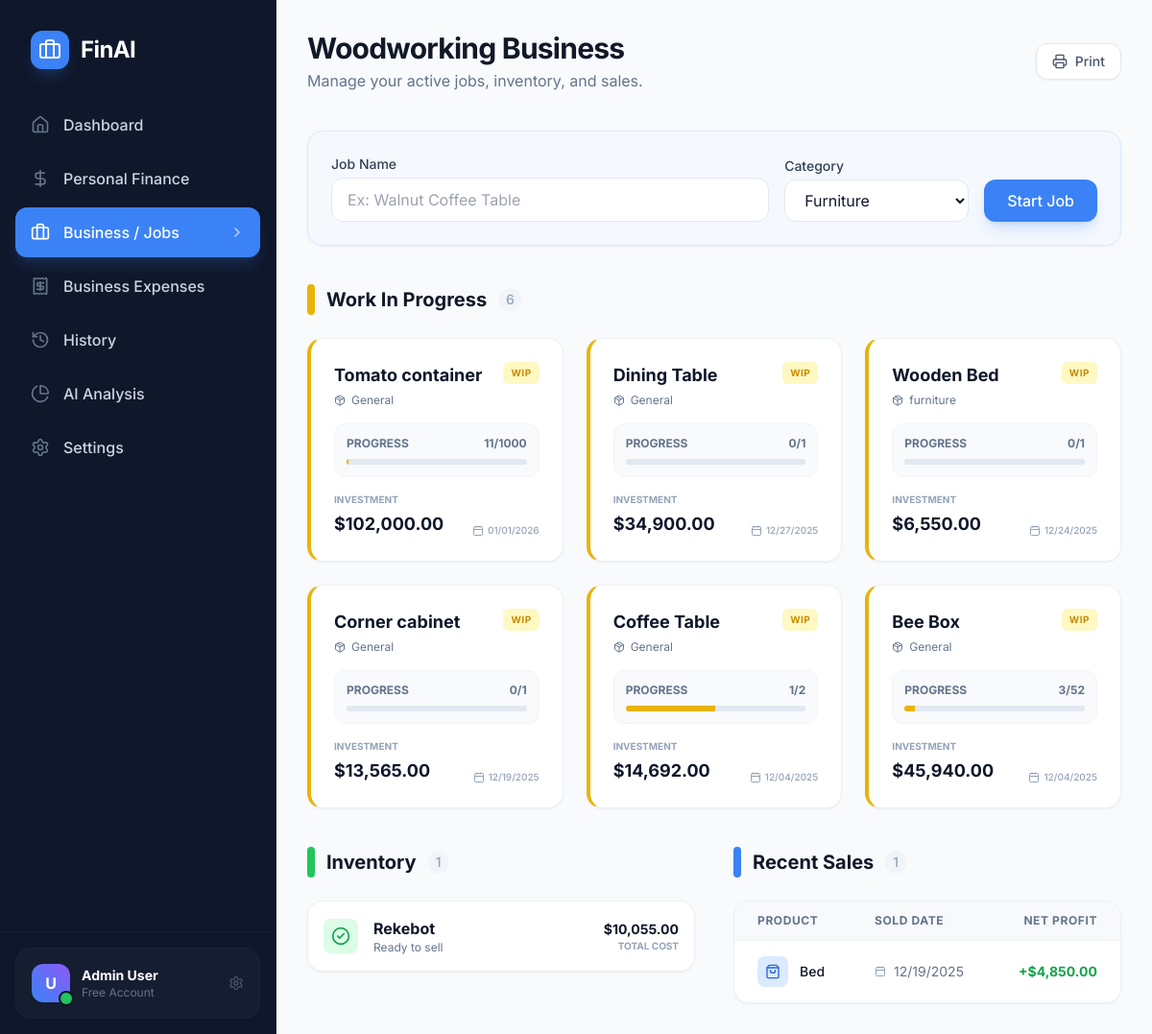
The app's page /business.php (signed in) with its own data.
### tables this page shows
CREATE TABLE `Product` (
  `id` int NOT NULL AUTO_INCREMENT,
  `userId` int NOT NULL,
  `name` varchar(191) NOT NULL,
  `category` varchar(191) DEFAULT NULL,
  `status` varchar(191) NOT NULL DEFAULT 'wip',
  `startedAt` datetime(3) NOT NULL,
  `finishedAt` datetime(3) DEFAULT NULL,
  `quantitySold` int NOT NULL DEFAULT '0',
  `finalSellingPrice` decimal(15,2) DEFAULT NULL,
  `clientName` varchar(191) DEFAULT NULL,
  `paymentStatus` varchar(191) NOT NULL DEFAULT 'unpaid',
  `createdAt` datetime(3) NOT NULL DEFAULT CURRENT_TIMESTAMP(3),
  `updatedAt` datetime(3) NOT NULL,
  `description` text,
  `quantity` int NOT NULL DEFAULT '1',
  `quantityFinished` int NOT NULL DEFAULT '0',
  PRIMARY KEY (`id`),
  KEY `Product_userId_fkey` (`userId`),
  CONSTRAINT `Product_userId_fkey` FOREIGN KEY (`userId`) REFERENCES `User` (`id`) ON DELETE CASCADE ON UPDATE CASCADE
);

CREATE TABLE `ProductSale` (
  `id` int NOT NULL AUTO_INCREMENT,
  `productId` int NOT NULL,
  `quantity` int NOT NULL,
  `sellingPrice` decimal(15,2) NOT NULL,
  `clientName` varchar(191) DEFAULT NULL,
  `soldAt` datetime(3) NOT NULL DEFAULT CURRENT_TIMESTAMP(3),
  `createdAt` datetime(3) NOT NULL DEFAULT CURRENT_TIMESTAMP(3),
  `updatedAt` datetime(3) NOT NULL,
  `description` text,
  PRIMARY KEY (`id`),
  KEY `ProductSale_productId_fkey` (`productId`),
  CONSTRAINT `ProductSale_productId_fkey` FOREIGN KEY (`productId`) REFERENCES `Product` (`id`) ON DELETE CASCADE ON UPDATE CASCADE
);

### business.php (the view, shortened to what the rows shown need)
<?php
require_once __DIR__ . '/database/db.php';
$userId = $_SESSION['user_id'];
$products = [];
$stmt = $mysqli->prepare("SELECT * FROM Product WHERE userId = ? ORDER BY startedAt DESC");
$stmt->bind_param("i", $userId);
$stmt->execute();
$result = $stmt->get_result();
while ($row = $result->fetch_assoc()) {
    $row['costs'] = [];
    $row['sales'] = [];
    $products[$row['id']] = $row;
}
if (!empty($products)) {
    $productIds = implode(',', array_keys($products));
    $costResult = $mysqli->query("SELECT * FROM ProductCost WHERE productId IN ($productIds)");
    while ($row = $costResult->fetch_assoc()) {
        $products[$row['productId']]['costs'][] = $row;
    }
    $saleResult = $mysqli->query("SELECT * FROM ProductSale WHERE productId IN ($productIds)");
    while ($row = $saleResult->fetch_assoc()) {
        $products[$row['productId']]['sales'][] = $row;
    }
}
$wipProducts = array_filter($products, fn($p) => $p['status'] === 'wip');
$finishedProducts = array_filter($products, fn($p) => $p['status'] === 'finished');
$soldProducts = array_filter($products, fn($p) => $p['status'] === 'sold');
require_once __DIR__ . '/includes/header.php';
?>
<div class="flex h-screen overflow-hidden bg-background">
    <?php require_once __DIR__ . '/includes/sidebar.php'; ?>
    <main class="flex-1 overflow-y-auto w-full">
        <div class="p-8 space-y-10 animate-in">
            <div class="flex flex-col md:flex-row md:items-center justify-between gap-4">
                <div>
                    <h1 class="text-3xl font-bold text-gray-900 tracking-tight">Woodworking Business</h1>
                </div>
            </div>
            <section class="space-y-6">
                <div class="flex items-center justify-between">
                    <h2 class="text-xl font-bold text-gray-900 flex items-center">
                        <div class="w-2 h-8 bg-yellow-500 rounded-full mr-3"></div>
                        Work In Progress
                        <span class="ml-3 text-sm font-medium text-slate-400 bg-slate-100 px-2 py-0.5 rounded-full"><?php echo count($wipProducts); ?></span>
                    </h2>
                </div>
                <div class="grid grid-cols-1 md:grid-cols-2 lg:grid-cols-3 gap-6">
                    <?php if (empty($wipProducts)): ?>
                        <div class="col-span-full py-12 text-center modern-card border-dashed">
                            <i data-lucide="briefcase" class="w-12 h-12 text-slate-200 mx-auto mb-3"></i>
                            <p class="text-slate-400 font-medium italic">No active jobs at the moment.</p>
                        </div>
                    <?php else: ?>
                        <?php foreach ($wipProducts as $product): ?>
                            <?php
                                $totalCost = array_reduce($product['costs'], fn($sum, $c) => $sum + $c['amount'], 0);
                                $finished = $product['quantityFinished'] ?? 0;
                                $qty = $product['quantity'] ?: 1;
                                $progress = ($finished / $qty) * 100;
                            ?>
                            <a href="/business/detail.php?id=<?php echo $product['id']; ?>" class="group block h-full">
                                <div class="modern-card p-6 h-full flex flex-col hover:border-yellow-500/50 transition-all border-l-4 border-l-yellow-500">
                                    <div class="flex justify-between items-start mb-4">
                                        <div>
                                            <h3 class="font-bold text-lg text-slate-900 group-hover:text-primary transition-colors"><?php echo htmlspecialchars($product['name']); ?></h3>
                                            <div class="flex items-center gap-1.5 text-xs text-slate-500 mt-1">
                                                <i data-lucide="package" class="w-3 h-3"></i>
                                                <?php echo htmlspecialchars($product['category'] ?: 'General'); ?>
                                            </div>
                                        </div>
                                        <span class="text-[10px] font-bold uppercase tracking-wider bg-yellow-100 text-yellow-600 px-2 py-1 rounded-md">WIP</span>
                                    </div>
                                    <div class="space-y-4 flex-1">
                                        <div class="bg-slate-50 p-3 rounded-xl border border-slate-100">
                                            <div class="flex justify-between text-xs font-bold text-slate-500 mb-2">
                                                <span>PROGRESS</span>
                                                <span><?php echo $finished; ?>/<?php echo $qty; ?></span>
                                            </div>
                                            <div class="w-full bg-slate-200 rounded-full h-1.5 overflow-hidden">
                                                <div class="bg-yellow-500 h-full transition-all duration-500" style="width: <?php echo $progress; ?>%"></div>
                                            </div>
                                        </div>
                                        <div class="flex justify-between items-end">
                                            <div class="space-y-1">
                                                <p class="text-[10px] font-bold text-slate-400 uppercase">Investment</p>
                                                <p class="text-lg font-bold text-slate-900">$<?php echo number_format($totalCost, 2); ?></p>
                                            </div>
                                            <div class="flex items-center gap-1 text-[10px] text-slate-400 font-medium">
                                                <i data-lucide="calendar" class="w-3 h-3"></i>
                                                <?php echo (new DateTime($product['startedAt']))->format('m/d/Y'); ?>
                                            </div>
                                        </div>
                                    </div>
                                </div>
                            </a>
                        <?php endforeach; ?>
                    <?php endif; ?>
                </div>
            </section>
            <div class="grid grid-cols-1 lg:grid-cols-2 gap-10">
                <section class="space-y-6">
                    <h2 class="text-xl font-bold text-gray-900 flex items-center">
                        <div class="w-2 h-8 bg-green-500 rounded-full mr-3"></div>
                        Inventory
                        <span class="ml-3 text-sm font-medium text-slate-400 bg-slate-100 px-2 py-0.5 rounded-full"><?php echo count($finishedProducts); ?></span>
                    </h2>
                    <div class="space-y-4">
                        <?php foreach ($finishedProducts as $product): ?>
                            <?php $totalCost = array_reduce($product['costs'], fn($sum, $c) => $sum + $c['amount'], 0); ?>
                            <a href="/business/detail.php?id=<?php echo $product['id']; ?>" class="block group">
                                <div class="modern-card p-4 flex items-center justify-between hover:bg-green-50/50 transition-all">
                                    <div class="flex items-center gap-4">
                                        <div class="p-2 bg-green-100 text-green-600 rounded-lg">
                                            <i data-lucide="check-circle-2" class="w-5 h-5"></i>
                                        </div>
                                        <div>
                                            <h3 class="font-bold text-slate-900 line-clamp-1"><?php echo htmlspecialchars($product['name']); ?></h3>
                                            <p class="text-xs text-slate-500">Ready to sell</p>
                                        </div>
                                    </div>
                                    <div class="text-right">
                                        <p class="text-sm font-bold text-slate-900">$<?php echo number_format($totalCost, 2); ?></p>
                                        <p class="text-[10px] text-slate-400 uppercase font-bold">Total Cost</p>
                                    </div>
                                </div>
                            </a>
                        <?php endforeach; ?>
                    </div>
                </section>
                <section class="space-y-6">
                    <h2 class="text-xl font-bold text-gray-900 flex items-center">
                        <div class="w-2 h-8 bg-blue-500 rounded-full mr-3"></div>
                        Recent Sales
                        <span class="ml-3 text-sm font-medium text-slate-400 bg-slate-100 px-2 py-0.5 rounded-full"><?php echo count($soldProducts); ?></span>
                    </h2>
                    <div class="modern-card overflow-hidden">
                        <div class="table-container border-none rounded-none">
                            <table class="w-full text-left text-sm">
                                <thead class="bg-slate-50 text-slate-500">
                                    <tr>
                                        <th class="px-6 py-3 font-bold uppercase text-xs">Product</th>
                                        <th class="px-6 py-3 font-bold uppercase text-xs">Sold Date</th>
                                        <th class="px-6 py-3 font-bold uppercase text-xs text-right">Net Profit</th>
                                    </tr>
                                </thead>
                                <tbody class="divide-y divide-slate-50">
                                    <?php if (empty($soldProducts)): ?>
                                        <tr>
                                            <td colspan="3" class="px-6 py-8 text-center text-slate-400 italic">No sales yet.</td>
                                        </tr>
                                    <?php else: ?>
                                        <?php foreach ($soldProducts as $product): ?>
                                            <?php
                                                $totalRev = array_reduce($product['sales'], fn($sum, $s) => $sum + $s['sellingPrice'], 0);
                                                $totalCost = array_reduce($product['costs'], fn($sum, $c) => $sum + $c['amount'], 0);
                                                $profit = $totalRev - $totalCost;
                                                $soldDate = '-';
                                                if (!empty($product['sales'])) {
                                                    $dates = array_map(fn($s) => $s['soldAt'], $product['sales']);
                                                    rsort($dates);
                                                    $soldDate = (new DateTime($dates[0]))->format('m/d/Y');
                                                } elseif ($product['status'] === 'sold' && $product['updatedAt']) {
                                                     $soldDate = (new DateTime($product['updatedAt']))->format('m/d/Y');
                                                }
                                            ?>
                                            <tr class="hover:bg-slate-50 transition-colors">
                                                <td class="px-6 py-4">
                                                    <a href="/business/detail.php?id=<?php echo $product['id']; ?>" class="flex items-center gap-3 group">
                                                        <div class="p-2 bg-blue-100 text-blue-600 rounded-lg group-hover:bg-blue-200 transition-colors">
                                                            <i data-lucide="shopping-bag" class="w-4 h-4"></i>
                                                        </div>
                                                        <span class="font-medium text-slate-900 group-hover:text-blue-600 transition-colors"><?php echo htmlspecialchars($product['name']); ?></span>
                                                    </a>
                                                </td>
                                                <td class="px-6 py-4 text-slate-500">
                                                    <div class="flex items-center gap-2">
                                                        <i data-lucide="calendar" class="w-3 h-3 text-slate-400"></i>
                                                        <?php echo $soldDate; ?>
                                                    </div>
                                                </td>
                                                <td class="px-6 py-4 text-right">
                                                    <span class="font-bold <?php echo $profit >= 0 ? 'text-green-600' : 'text-red-600'; ?>">
                                                        <?php echo $profit >= 0 ? '+' : ''; ?>$<?php echo number_format($profit, 2); ?>
                                                    </span>
                                                </td>
                                            </tr>
                                        <?php endforeach; ?>
                                    <?php endif; ?>
                                </tbody>
                            </table>
                        </div>
                    </div>
                </section>
            </div>
        </div>
    </main>
</div>
<?php require_once __DIR__ . '/includes/footer.php'; ?>

### records on screen
product: name "Tomato container", category "General", quantityFinished "11", quantity "1000", totalCost "102,000.00", startedAt "01/01/2026"
product: name "Dining Table", category "General", quantityFinished "0", quantity "1", totalCost "34,900.00", startedAt "12/27/2025"
product: name "Wooden Bed", category "furniture", quantityFinished "0", quantity "1", totalCost "6,550.00", startedAt "12/24/2025"
product: name "Corner cabinet", category "General", quantityFinished "0", quantity "1", totalCost "13,565.00", startedAt "12/19/2025"
product: name "Coffee Table", category "General", quantityFinished "1", quantity "2", totalCost "14,692.00", startedAt "12/04/2025"
product: name "Bee Box", category "General", quantityFinished "3", quantity "52", totalCost "45,940.00", startedAt "12/04/2025"
product: name "Rekebot", totalCost "10,055.00"
product: name "Bed", profit "4,850.00"
productsale: soldAt "12/19/2025"

### other values on screen
$item['name'] "Dashboard"
$item['name'] "Personal Finance"
$item['name'] "Business / Jobs"
$item['name'] "Business Expenses"
$item['name'] "History"
$item['name'] "AI Analysis"
$item['name'] "Settings"
count($wipProducts) "6"
count($finishedProducts) "1"
count($soldProducts) "1"
